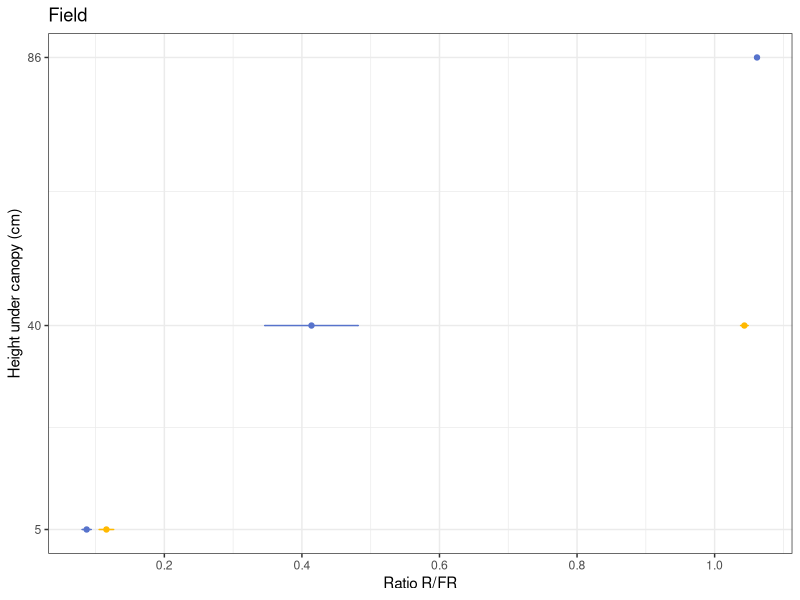

Write R code to recreate this figure. (Note: this script raises an error after producing the figure.)
spectro_2023 <- read.csv("Data/Field_light_spectrum.csv", sep = ";")

library(tidyr)

spectro_2023 <- spectro_2023 %>% gather("wave_length", "irradiance", 6:476)

head(spectro_2023)

library(dplyr)

spectro_2023  <- spectro_2023 %>%                                 # Group data
  group_by(bloc, culture,  location, location_culture, wave_length) %>%
  dplyr::summarize( av_irradiance = mean(irradiance)) %>% 
  as.data.frame()

spectro_2023 <- spectro_2023 %>% separate_wider_delim(wave_length, "X", names = c(NA, "Wl")) #Removing the X before wavelength

spectro_2023$Wl <- as.numeric(spectro_2023$Wl)

spectro_2023$photonflux <- (spectro_2023$Wl * spectro_2023$av_irradiance * 0.001) / 0.11962657 #Converting from energy to photon flux

spectro_2023 <- select(spectro_2023, -av_irradiance)

spectro_2023<-spread(spectro_2023, Wl, photonflux)

library(ggplot2)

spectro_2023$sensor_location <- paste(spectro_2023$location, spectro_2023$location_culture, sep="_") 

##### R/FR ratio analysis  #####

spectro_2023$red <- rowSums(spectro_2023[ , c(245:345)], na.rm=TRUE) # Calculating Red

spectro_2023$Fred <- rowSums(spectro_2023[ , c(345:445)], na.rm=TRUE) # Calculating Far Red

spectro_2023$R_FR <- spectro_2023$red/spectro_2023$Fred # Calculating R:FR ratio
head(spectro_2023)

spectro_2023$R_FR <- as.numeric(spectro_2023$R_FR)


spectro_2023_AV  <- spectro_2023  %>%                                 # Group data
  group_by( culture,sensor_location ) %>%
  dplyr::summarize( av_R_FR = mean(R_FR), n=n(),R_FR_sd= sd(R_FR), 
                    R_FR_se =R_FR_sd / sqrt(n)) %>% 
  as.data.frame()

spectro_2023_AV$height <-ifelse(spectro_2023_AV$sensor_location =="under_OSR", "5", 
                                ifelse(spectro_2023_AV$sensor_location =="above_OSR", "40", "86"))

spectro_2023_AV$height <- as.numeric(spectro_2023_AV$height)

R.FR_GH <- ggplot(spectro_2023_AV, aes(av_R_FR,height, colour = culture)) + 
  geom_point()+
  geom_errorbarh(aes(xmax = av_R_FR + R_FR_se, xmin = av_R_FR - R_FR_se, height = .2))+ 
  theme_bw()+
  scale_color_manual(values=c('#5773CCFF','#FFB900FF'))+
  scale_y_continuous(breaks = c(5, 40, 86))+
  scale_x_continuous(breaks = c(0, 0.2, 0.4, 0.6,0.8,1))+
  labs(title="Field",x="Ratio R/FR", y = "Height under canopy (cm)")+  theme( legend.position="none")

R.FR_GH
library(readr)
write_rds(R.FR_GH, "~/working/Aboveground_characterization/3-Output/R.FR_Field.rds")

# Stat analysis under OSR canopy
spectro_2023_aboveOSR <- subset(spectro_2023, spectro_2023$location == "above")
spectro_2023_aboveOSR <- subset(spectro_2023_aboveOSR, spectro_2023_aboveOSR$location_culture == "OSR")
head(spectro_2023_aboveOSR)

kruskal.test(R_FR ~  culture, data = spectro_2023_aboveOSR)

#### PAR Analysis #####

spectro_2023$PAR <- rowSums(spectro_2023[ , c(46:346)], na.rm=TRUE)

spectro_2023$height <-ifelse(spectro_2023$sensor_location =="under_OSR", "5", 
                             ifelse(spectro_2023$sensor_location =="above_OSR", "40", "86"))

spectro_2023_figure <- spectro_2023  %>%                                 # Group data
  group_by(culture, height) %>%
  dplyr::summarize(av_PAR_corr = mean(PAR), n=n(), PAR_corr_sd= sd(PAR), 
                   PAR_corr_se =PAR_corr_sd / sqrt(n)) %>% 
  as.data.frame()

spectro_2023_figure $height <- as.numeric(spectro_2023_figure $height)

R.FR_GH <- ggplot(spectro_2023_figure, aes(av_PAR_corr,height, colour = culture)) + 
  geom_point()+
  geom_errorbarh(aes(xmax = av_PAR_corr + PAR_corr_se, xmin = av_PAR_corr - PAR_corr_se, height = .2))+ 
  theme_bw()+
  scale_color_manual(values=c('#5773CCFF','#FFB900FF'))+
  scale_y_continuous(breaks = c(5, 40, 86))+
  scale_x_continuous(breaks = c(0, 100, 200, 300, 400, 500, 600, 700, 800))+
  labs(title="Field",x="Corrected transmitted PAR", y = "Height under canopy (cm)")+  theme( legend.position="none")

R.FR_GH

library(readr)
write_rds(R.FR_GH, "~/working/Aboveground_characterization/3-Output/PAR_Field.rds")

# Stat analysis under OSR canopy
spectro_2023_aboveOSR <- subset(spectro_2023, spectro_2023$location == "above")
spectro_2023_aboveOSR <- subset(spectro_2023_aboveOSR, spectro_2023_aboveOSR$location_culture == "OSR")
head(spectro_2023_aboveOSR)

kruskal.test(PAR ~  culture, data = spectro_2023_aboveOSR)
